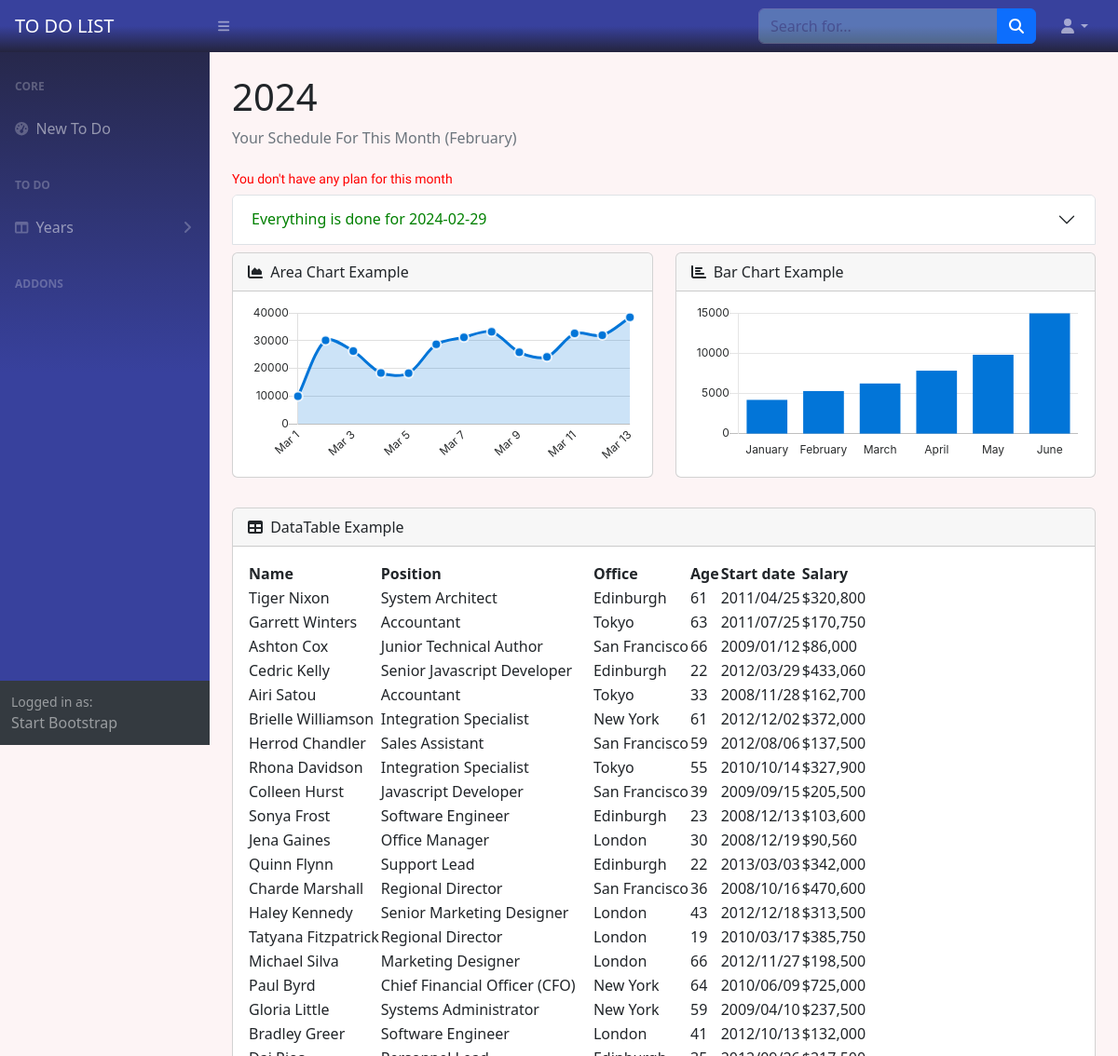
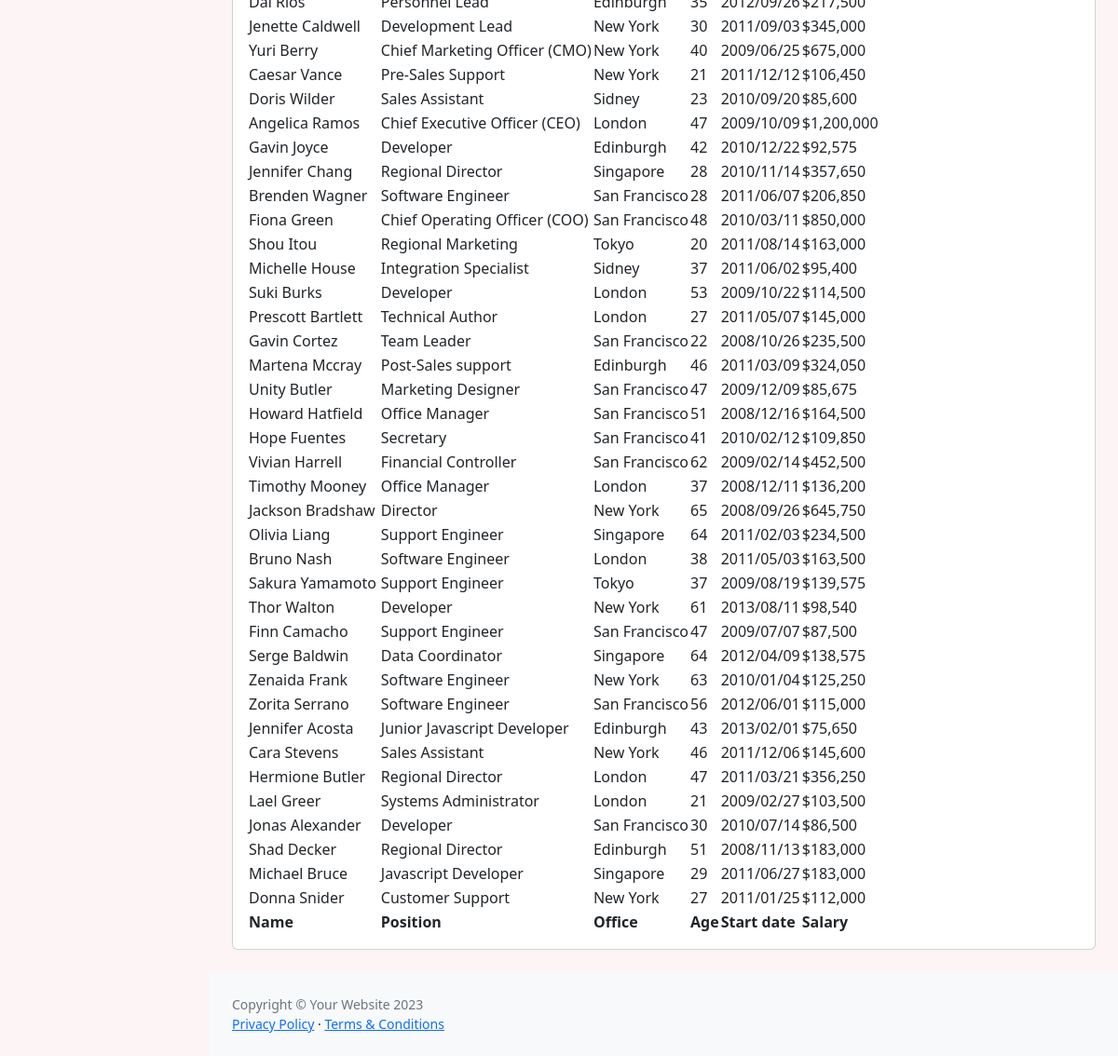
Before: /home (signed in) with the older database file (2 pictures, top to bottom).
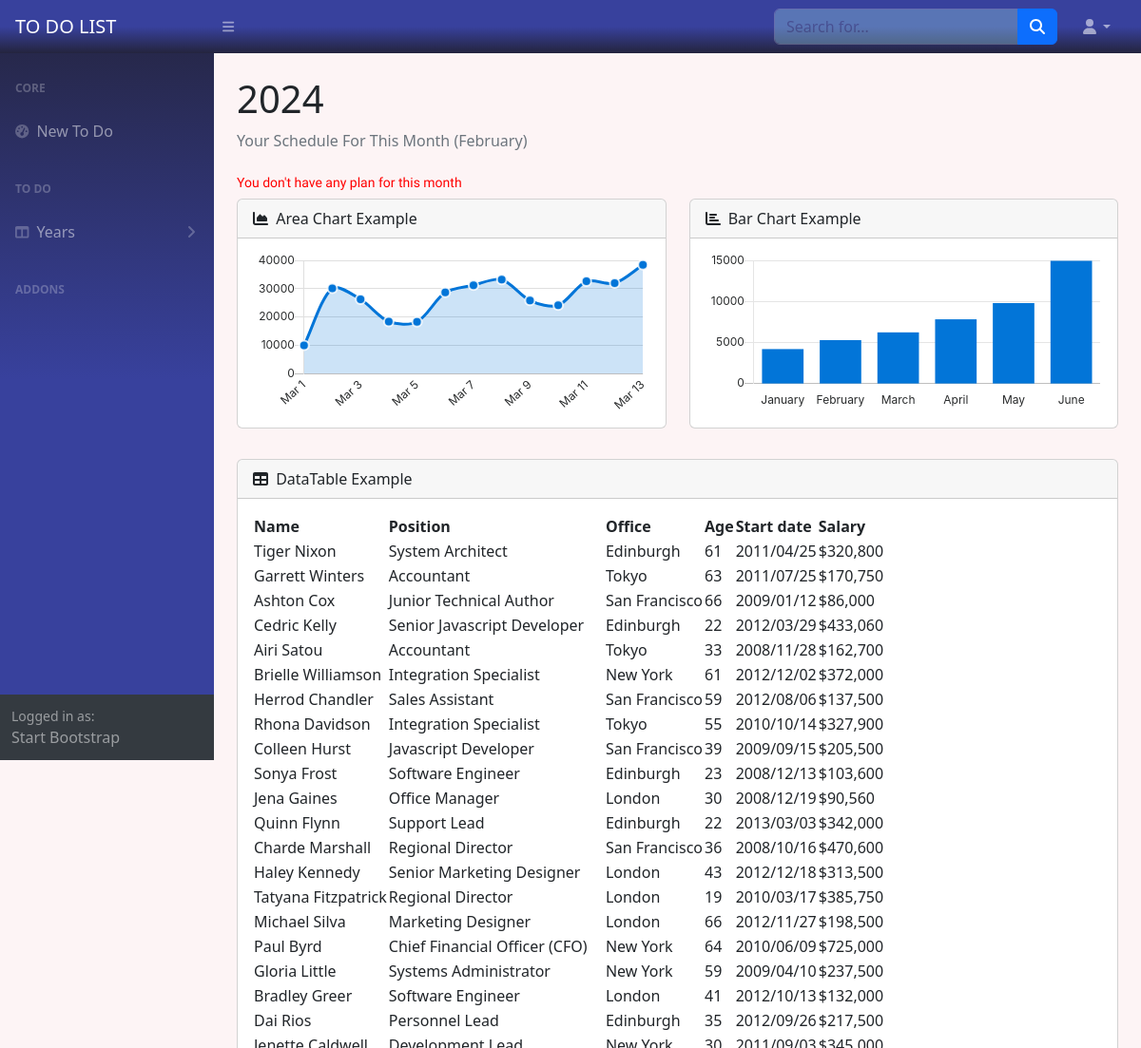
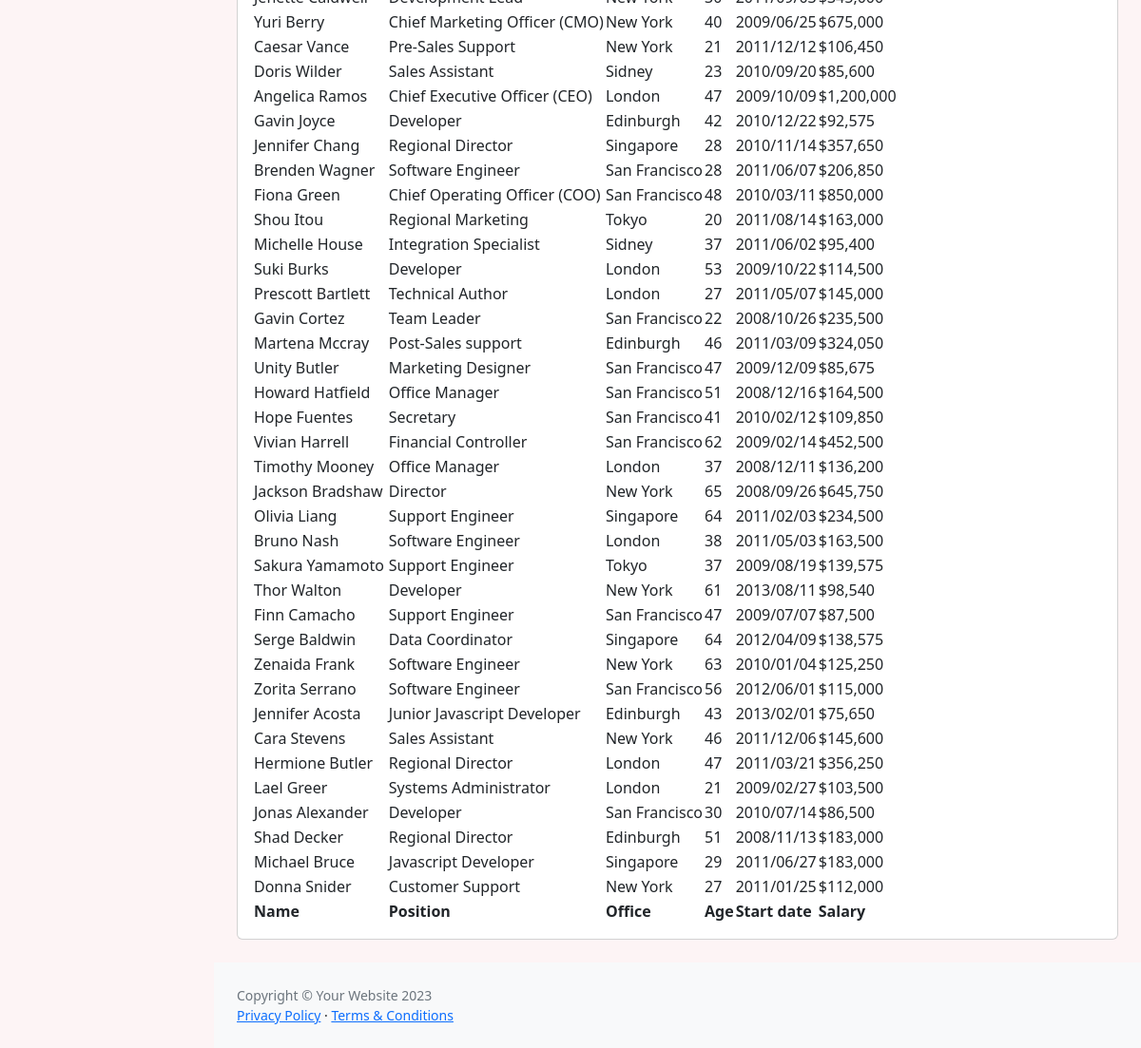
After: the same page with the newer database file (2 pictures, top to bottom).
### test.py (models this page shows)
class Done(UserMixin, db.Model):
    id = db.Column(db.Integer, primary_key=True)
    user_id = db.Column(db.Integer, nullable=False)
    title = db.Column(db.String(50), nullable=False)
    info = db.Column(db.String(50), nullable=True)
    due_date = db.Column(db.String)
    done = db.Column(db.Boolean, nullable=True)
    favorites = db.Column(db.Boolean)

### test.py (the view)
@app.route("/home", methods=["GET", "POST"])
def home():
    global EMAIL_SENT_DATE
    nothing_for_this_month = False
    all_years = []
    unique_todo_date = []
    unique_done_date = []
    todo_date = []
    done_date = []
    result = db.session.execute(db.select(Todos))
    all_todos = result.scalars().all()
    result = db.session.execute(db.select(Done))
    all_dones = result.scalars().all()
    for i in all_todos:
        if i.user_id == current_user.id:
            if f"{i.due_date.split('-')[0]}-{i.due_date.split('-')[1]}" == f"{CURRENT_YEAR}-{CURRENT_MONTH}":
                todo_date.append(i.due_date)
                unique_todo_date = list(set(todo_date))
    for i in all_dones:
        if i.user_id == current_user.id:
            if f"{i.due_date.split('-')[0]}-{i.due_date.split('-')[1]}" == f"{CURRENT_YEAR}-{CURRENT_MONTH}":
                done_date.append(i.due_date)
                unique_done_date = list(set(done_date))
    if todo_date:
        unique_todo_date.sort(key=lambda x: dt.datetime.strptime(x, '%Y-%m-%d'))
    if done_date:
        unique_done_date.sort(key=lambda x: dt.datetime.strptime(x, '%Y-%m-%d'))
    tomorrow_todos = []
    for date in all_todos:
        if date.user_id == current_user.id:
            if date.due_date == TOMORROW.strftime('%Y-%m-%d'):
                tomorrow_todos = db.session.execute(
                    db.select(Todos).where(Todos.due_date == TOMORROW.strftime('%Y-%m-%d'))).scalars().all()
            if not f'{"".join(date.due_date).split("-")[0]}-{"".join(date.due_date).split("-")[1]}' == f'{CURRENT_YEAR}-{CURRENT_MONTH}':
                nothing_for_this_month = True
            else:
                nothing_for_this_month = False
            year = "".join(date.due_date).split('-')[0]
            all_years.append(year)
    if tomorrow_todos:
        todo_title = ''
        for item in tomorrow_todos:
            if item.user_id == current_user.id:
                todo_title += f"""
                                <li class="mb-2">{item.info}.</li>
                            """
        if not EMAIL_SENT_DATE == TODAY:
            EMAIL_SENT_DATE = TODAY
            send_email(current_user.username, current_user.email, current_user.tel, msg=todo_title)
    else:
        pass
    for date in all_dones:
        year = "".join(date.due_date).split('-')[0]
        all_years.append(year)
    return render_template('index.html', todos=all_todos, dones=all_dones,
                           user=current_user, unique_done_date=unique_done_date, unique_todo_date=unique_todo_date,
                           today=TODAY, nothing_for_this_month=nothing_for_this_month,
                           years=sorted(list(set(all_years))), datetime=dt.datetime)

### test.py (called while the page is built)
@login_manager.user_loader
def load_user(user_id):
    return db.get_or_404(User, user_id)

### templates/index.html (shortened to what the changed rows need)
{%include 'header.html'%}
<main>
    <div class="container-fluid px-4 ">
        <h1 class="mt-4 ">{{datetime.now().strftime("%Y")}}</h1>
        {%if  nothing_for_this_month%}
        <div class="lilita-one-regular">
            <h1 class=" small" style="color:red; ">You don't have any plan for this month</h1>
        </div>
        {%endif%}
        {%for date in unique_done_date%}
            {%if date not in unique_todo_date%}
        <div class="accordion my-2" id="accordionDone{{date}}" >
                <div class="accordion-item " >
                    {%if date == today%}
                        <h2 class="accordion-header "  >
                            <button class="accordion-button collapsed" type="button" data-bs-toggle="collapse"
                                    data-bs-target="#collapseDone{{date}}"
                                    aria-expanded="false" aria-controls="collapseDone{{date}}" style="color:green;">
                                Everything is done for Today
                            </button>
                        </h2>
                    {%else%}
                        <h2 class="accordion-header">
                          <button class="accordion-button collapsed" type="button" data-bs-toggle="collapse"
                                  data-bs-target="#collapseDone{{date}}" aria-expanded="false"
                                  aria-controls="collapseDone{{date}}" style="color:green;">
                            Everything is done for {{date}}
                          </button>
                        </h2>
                    {%endif%}
                </div>
            {%endif%}
    {%endfor%}
        <div class="card mb-4">
            <div class="card-body">
                <table id="datatablesSimple">
                    <thead>
                        <tr>
                            <th>Name</th>
                            <th>Position</th>
                            <th>Office</th>
                            <th>Age</th>
                            <th>Start date</th>
                            <th>Salary</th>
                        </tr>
                    </thead>
                    <tfoot>
                        <tr>
                            <th>Name</th>
                            <th>Position</th>
                            <th>Office</th>
                            <th>Age</th>
                            <th>Start date</th>
                            <th>Salary</th>
                        </tr>
                    </tfoot>
                </table>
            </div>
        </div>
    </div>
</main>
{%include 'footer.html'%}

Changed rows visible on the page:
no longer on this page (row edited): Done: due_date "2024-02-29"
